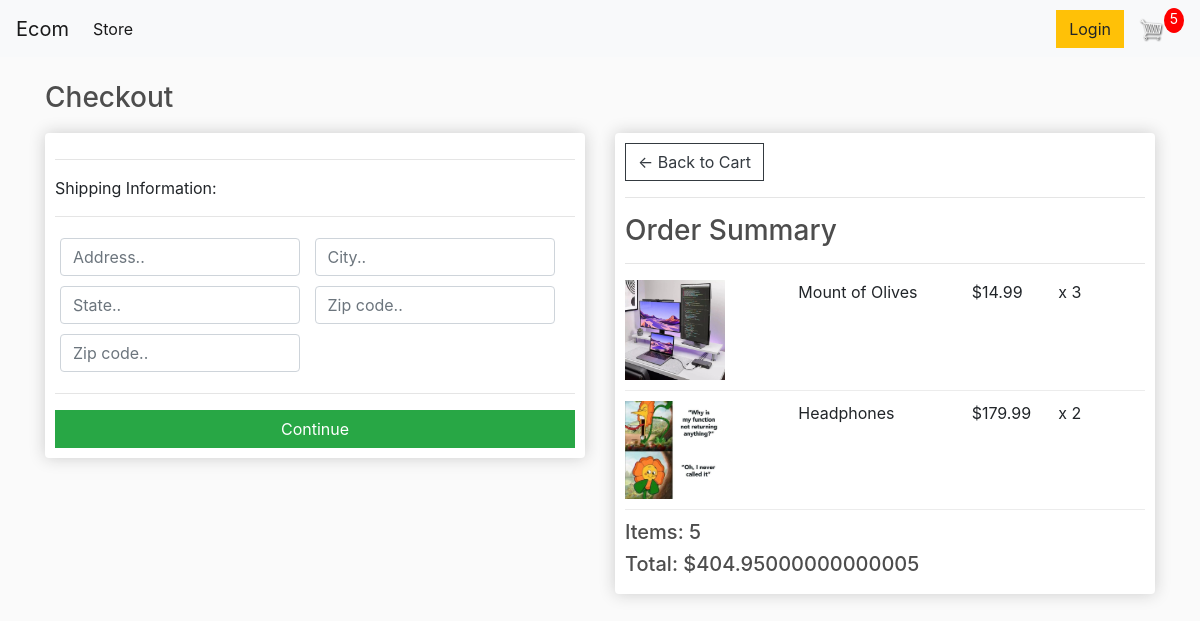
Screenshot of /checkout/ (signed in) with the database file from the repository.
### store/models.py (models this page shows, shortened)
class OrderItem(models.Model):
    product = models.ForeignKey(Product, null=True, blank=True, on_delete= models.SET_NULL)
    order = models.ForeignKey(Order, null=True, blank=True, on_delete= models.SET_NULL)
    quantity =  models.PositiveIntegerField(default=0, null=True, blank=True)
    date_added = models.DateTimeField(auto_now_add=True)
    @property
    def get_total(self):
        total = self.product.price * self.quantity
        return total

class Product(models.Model):
    name = models.CharField(max_length=20,null=True, blank=True)
    description = models.CharField(max_length=20000,null=True, blank=True)
    product_info = models.CharField(max_length=200000,null=True, blank=True)
    price = models.FloatField(null=True, blank=True)
    image = models.ImageField(upload_to='uploads', null=True, blank=True, default='img/placeholder.png')
    digital = models.BooleanField(null=True, blank=True, default=False)
    product_Slug = models.SlugField(blank=True)
    @property
    def imageURL(self):
        try:
            url = self.image.url
        except:
            url = ''
        return url

class Order(models.Model):
    customer = models.ForeignKey(Customer, null=True, blank=True, on_delete= models.SET_NULL)
    date_ordered = models.DateTimeField(auto_now_add=True)
    complete = models.BooleanField(default=False, null=True, blank=True)
    transaction_id = models.CharField(max_length=200, null=True, blank=True)
    @property
    def get_cart_total(self):
        orderitem = self.orderitem_set.all()
        total = sum([item.get_total for item in orderitem])
        return total
    @property
    def get_cart_items(self):
        orderitem = self.orderitem_set.all()
        total = sum([item.quantity for item in orderitem])
        return total
    @property
    def shipping(self):
        shipping = False
        orderitem = self.orderitem_set.all()
        for i in orderitem:
            if i.product.digital == False:
                shipping = True
        return shipping

### store/views.py (the view)
# urls.py: path('checkout/', views.checkout, name='checkout'),
def checkout(request):
    if request.user.is_authenticated:
            customer = request.user.customer
            order, created = Order.objects.get_or_create(customer=customer, complete=False)
            items = order.orderitem_set.all()
            cartItems =order.get_cart_items
    else:
         items = []
         order = {'get_cart_total':0, 'get_cart_items':0, 'shipping': False}
         cartItems =order['get_cart_items']
    context = {
         'items':items,
         'order':order,
         'cartItems':cartItems
    }
    return render(request, 'store/checkout.html', context)

### templates/store/checkout.html (shortened to what this page needs)
{% extends "main.html" %}
{% load static %}
{% block content %}
<h3>Checkout</h3>
         <div class="row">
            <div class="col-lg-6">
                <div class="box-element" id="form-wrapper">
                    <form id="form">
                        <div id="shipping-info">
                            <hr>
                            <p>Shipping Information:</p>
                            <hr>
                            <div class="form-field">
                                <input class="form-control" type="text" name="address" placeholder="Address..">
                            </div>
                            <div class="form-field">
                                <input class="form-control" type="text" name="city" placeholder="City..">
                            </div>
                            <div class="form-field">
                                <input class="form-control" type="text" name="state" placeholder="State..">
                            </div>
                            <div class="form-field">
                                <input class="form-control" type="text" name="zipcode" placeholder="Zip code..">
                            </div>
                            <div class="form-field">
                                <input class="form-control" type="text" name="country" placeholder="Zip code..">
                            </div>
                        </div>
                        <hr>
                        <input id="form-button" class="btn btn-success btn-block" type="submit" value="Continue">
                    </form>
                </div>
                <br>
            </div>
            <div class="col-lg-6">
                <div class="box-element">
                    <a  class="btn btn-outline-dark" href="{% url 'cart' %}">&#x2190; Back to Cart</a>
                    <hr>
                    <h3>Order Summary</h3>
                    <hr>
                    {% for item in items %}
                      <div class="cart-row">
                        <div style="flex:2"><img class="row-image" src="{{item.product.imageURL}}"></div>
                        <div style="flex:2"><p>{{item.product.name}}</p></div>
                        <div style="flex:1"><p>${{item.product.price}}</p></div>
                        <div style="flex:1"><p>x {{item.quantity}}</p></div>
                    </div>
                    {% endfor %}
                    <h5>Items: {{order.get_cart_items}}</h5>
                    <h5>Total: ${{order.get_cart_total }}</h5>
                </div>
            </div>
        </div>
{% endblock content %}

### store/static/css/main.css (style rules this page uses)
body { background-color: hsl(0, 0%, 98%); }
h1,h2,h3,h4,h5,h6 { color:hsl(0, 0%, 30%); }
.box-element { box-shadow:hsl(0, 0%, 80%) 0 0 16px; background-color: #fff; border-radius: 4px; padding: 10px; }
.col-lg-4, .col-lg-6, .col-lg-8, .col-lg-12 { margin-top: 10px; }
.btn { border-radius: 0; }
.row-image { width: 100px; }
.form-field { width:250px; display: inline-block; padding: 5px; }
.cart-row { display: flex; align-items: flex-stretch; padding-bottom: 10px; margin-bottom: 10px; border-bottom: 1px solid #ececec; }

### rows the page displays
OrderItem: product.imageURL (picture), product.name "Mount of Olives", product.price "14.99", quantity "3"
OrderItem: product.imageURL (picture), product.name "Headphones", product.price "179.99", quantity "2"
Order: get_cart_items "5", get_cart_total "404.95000000000005"

### other values shown
{{ cartItems }} "5"
